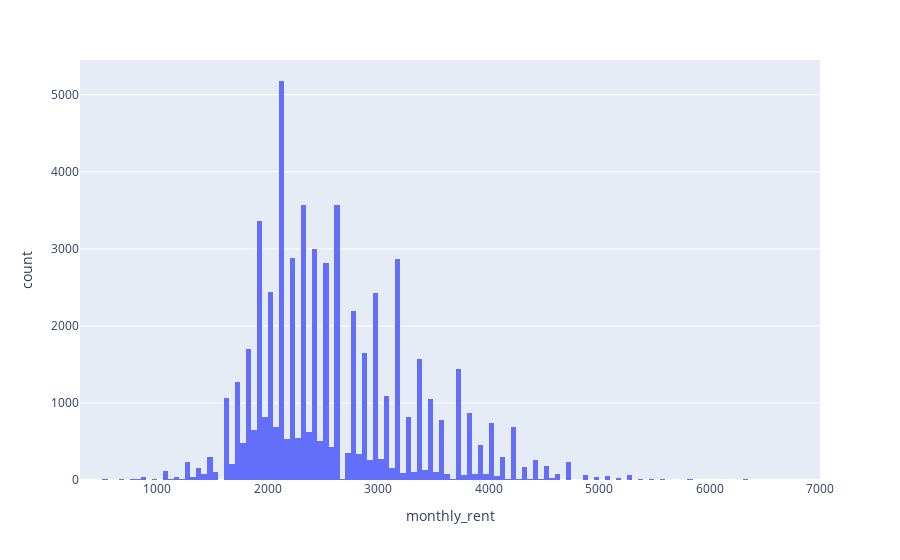

Write notebook code for a chart like this one.
### Code cell
train_df.hist(x='monthly_rent')

### Figure 1 — Plotly figure (JSON) as saved in the notebook; plotly's stock layout.template omitted (floating-point values rounded to 4 significant figures; data arrays with more than 128 entries replaced by an {"elided": "..."} marker saying what was removed)
{"data": [{"alignmentgroup": "True", "bingroup": "x", "hovertemplate": "monthly_rent=%{x}<br>count=%{y}<extra></extra>", "legendgroup": "", "marker": {"color": "#636efa", "pattern": {"shape": ""}}, "name": "", "offsetgroup": "", "orientation": "v", "showlegend": false, "type": "histogram", "x": {"elided": "60000 int values"}, "xaxis": "x", "yaxis": "y"}], "layout": {"barmode": "relative", "legend": {"tracegroupgap": 0}, "margin": {"t": 60}, "xaxis": {"anchor": "y", "domain": [0, 1], "title": {"text": "monthly_rent"}}, "yaxis": {"anchor": "x", "domain": [0, 1], "title": {"text": "count"}}}}
